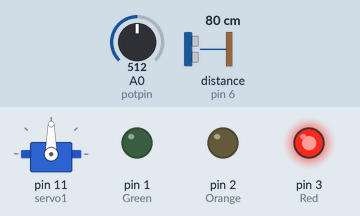
This sketch was run on a simulated Arduino Uno, built with avr-gcc and run on an emulated ATmega328P. Shown: servo, output pins drawn as LEDs (lit = HIGH). Wiring (inferred from the names in the program): ultrasonic range finder: trigger pin 5; echo pin 6. The inputs (shaded band) are chosen by the test bench; at power-on: A0 (potpin) = 512, distance to the obstacle (sensor on pin 6) 80 cm. The echo pulse lasts 58.3 µs per cm; pins used as bus, display or sensor lines are not drawn.

Above: at 9.8 s.
9.9 s: A0 (potpin) set to 716
At 12.8 s:
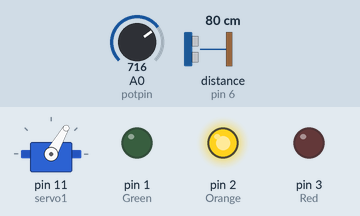
19.5 s: A0 (potpin) set to 900
At 25.1 s:
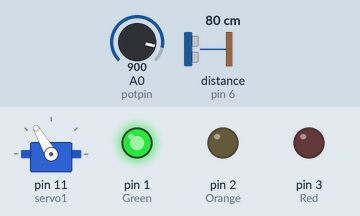
30.5 s: A0 (potpin) set to 1023
At 36.9 s:
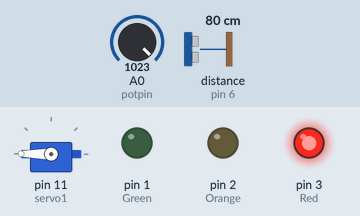
39.5 s: A0 (potpin) set to 306
48.6 s: A0 (potpin) set to 122
Timing chart, 0 to 58.6 s (numbered marks = the images above; inputs shaded):
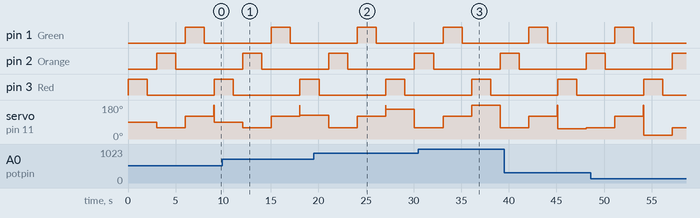

The sketch:

copy_of_ultrasonic_sound_system1.ino
```cpp
#include <Servo.h>
int potpin = 0;
int Green = 1;
int Orange = 2;
int Red = 3;
int val;
Servo servo1;
int trigPin = 5;
int echoPin = 6;
long distance;
long duration;

void setup()
{
  pinMode(Red, OUTPUT);
  pinMode(Orange, OUTPUT);
  pinMode(Green, OUTPUT);
  servo1.attach(11);
 pinMode(trigPin, OUTPUT);
 pinMode(echoPin, INPUT);
}

void loop()
{
  ultra();
  servo1.write(0);
  val= analogRead(potpin);
  val = map(val, 0, 1023, 0, 180);
  servo1.write(val);
  delay(15);
  if(distance >=10){
    digitalWrite(Red, HIGH);
    delay(2000);
    digitalWrite(Red, LOW);
    delay(1000);
    servo1.write(60);
  }
  else{servo1.write(0);}
  if(distance >=10){
    digitalWrite(Orange,HIGH);
    delay(2000);
    digitalWrite(Orange, LOW);
    delay(1000);
    servo1.write(120);
  }
  else{servo1.write(0);}
  if(distance >=10){
    digitalWrite(Green,HIGH);
    delay(2000);
    digitalWrite(Green, LOW);
    delay(1000);
    servo1.write(180);
  }
  else{servo1.write(0);}

}
void ultra(){
  digitalWrite(trigPin, LOW);
  delayMicroseconds(2);
  digitalWrite(trigPin, HIGH);
  delayMicroseconds(10);
  digitalWrite(trigPin, LOW);
  duration = pulseIn(echoPin, HIGH);
  distance= duration*0.343/2;
 }
```
